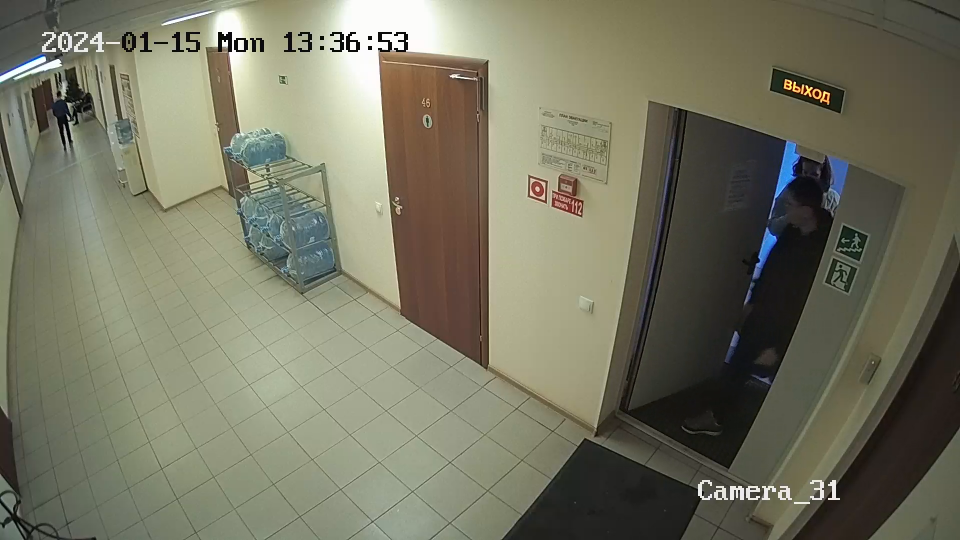
#> input picture frame 27 of 232-video.mp4, 1920 x 1080 px (shown at 1/2 size)
$ python OpticalFlowAnother.py
#> lines starting #> are read from the running program, lines starting #| are printed output that depends on the picture; after the words box and inside, x2 and y2 are one past the last pixel; in counts of white or black regions, pixels touching at a corner belong together
import numpy as np
import cv2
import time

#Задание параметров для алгоритма


lk_params = dict(winSize=(15, 15),
                 maxLevel=1,
                 criteria=(cv2.TERM_CRITERIA_EPS | cv2.TERM_CRITERIA_COUNT, 10, 0.03))

feature_params = dict(maxCorners=30,
                      qualityLevel=0.1,
                      minDistance=10,
                      blockSize=5)

trajectory_len = 400
detect_interval = 2
trajectories = []
frame_idx = 0

cap = cv2.VideoCapture('232-video.mp4')
_, frame = cap.read()
#> frame is the input picture: shape (1080, 1920, 3); mean B, G, R 98.1, 117.2, 117.7
gray = cv2.cvtColor(frame, cv2.COLOR_BGR2GRAY)
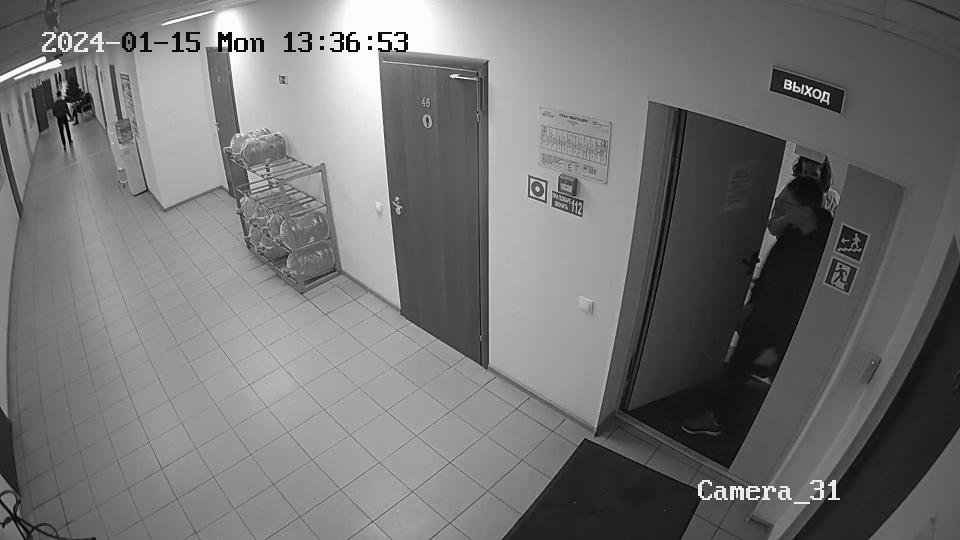
#> gray: shape (1080, 1920) (shown at 1/2 size); min 0, max 255, mean 115.2
gray = cv2.GaussianBlur(gray, (25,25),0)
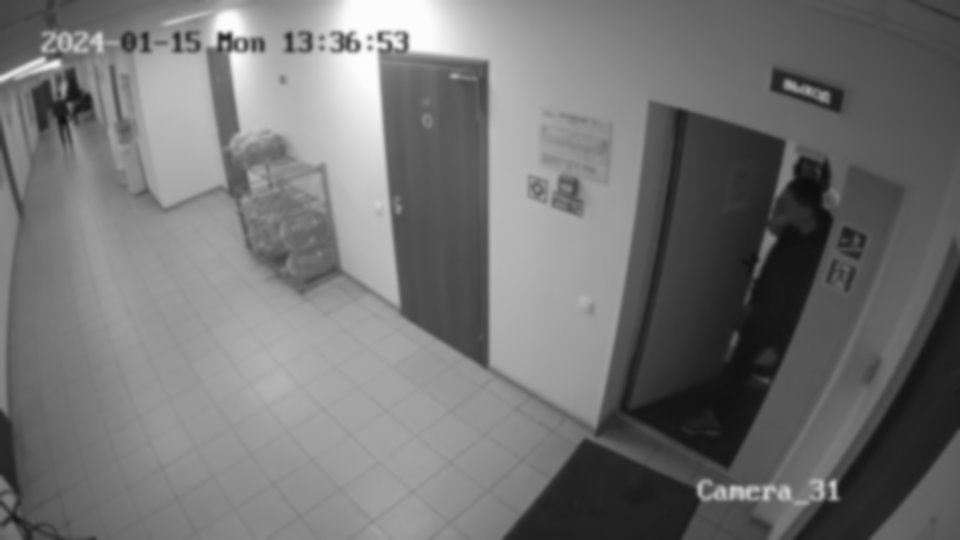
#> gray: shape (1080, 1920) (shown at 1/2 size); min 12, max 253, mean 115.2
previous_frame = gray

motion_threshold = 20
while True:

    # start time to calculate FPS
    start = time.time()

    _, frame = cap.read()
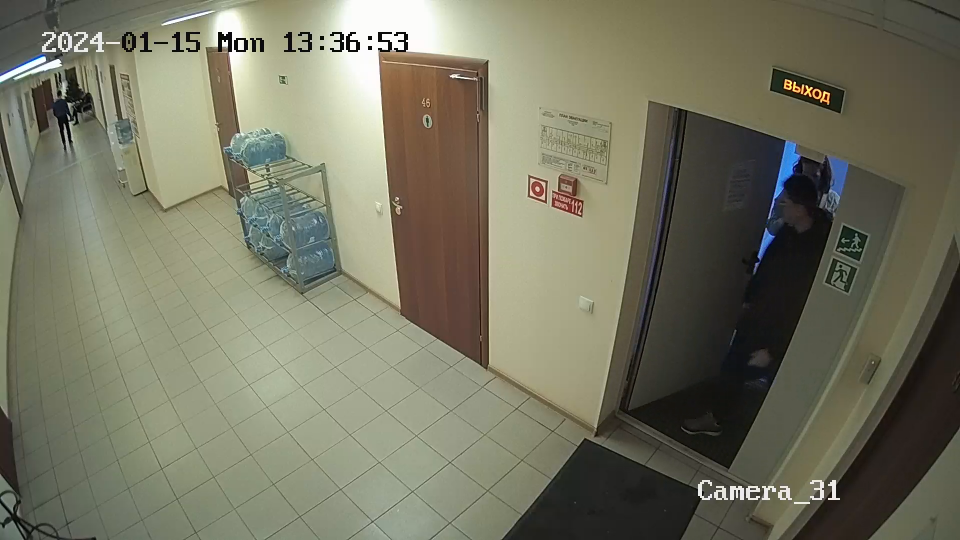
#> input picture frame 28 of 232-video.mp4, 1920 x 1080 px (shown at 1/2 size)
#> frame is the input picture: shape (1080, 1920, 3); mean B, G, R 97.9, 117, 117.6
    gray = cv2.cvtColor(frame, cv2.COLOR_BGR2GRAY)
    gray = cv2.GaussianBlur(gray, (25,25),0)

    frame_diff = cv2.absdiff(previous_frame,gray)
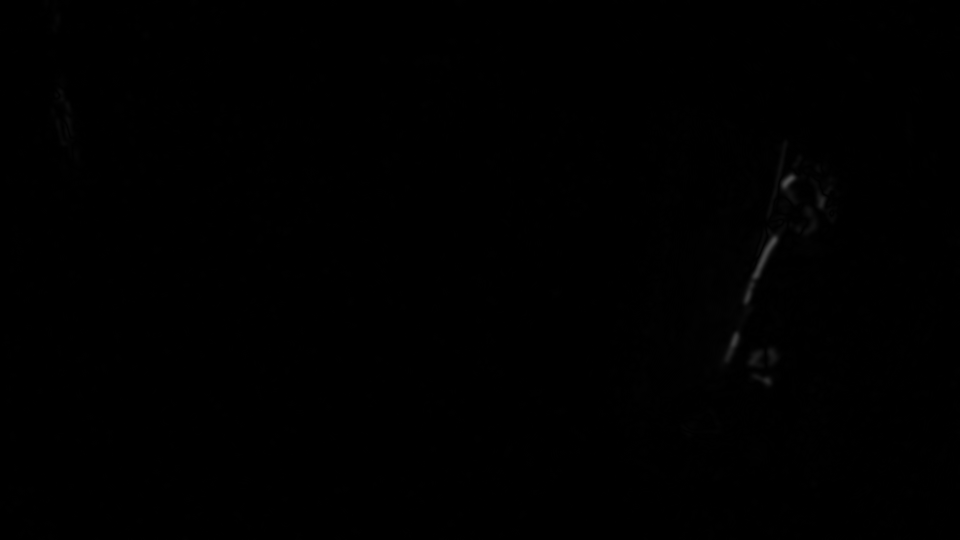
#> frame_diff: shape (1080, 1920) (shown at 1/2 size); min 0, max 77, mean 0.3

    _,threshold = cv2.threshold(frame_diff, motion_threshold, 255, cv2.THRESH_BINARY)
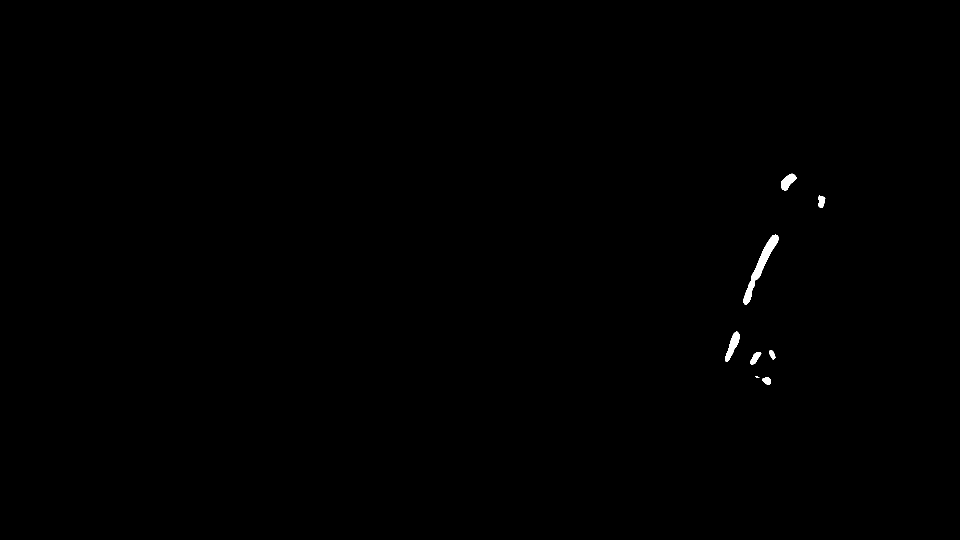
#> threshold: shape (1080, 1920) (shown at 1/2 size); 0.21% white; 8 white regions

    countours, _ = cv2.findContours(threshold, cv2.RETR_EXTERNAL, cv2.CHAIN_APPROX_SIMPLE)
#> countours = 8 contours, 1 with area under 20; largest, box (x1, y1, x2, y2) and area: (1487, 469, 1557, 609) 1944, (1450, 663, 1479, 723) 694, (1562, 347, 1593, 381) 562, (1500, 704, 1523, 729) 268, (1637, 391, 1651, 416) 230, (1524, 755, 1542, 770) 166, (1538, 700, 1551, 720) 130

    for countour in countours:
        if cv2.contourArea(countour) < 500:
            continue
        (x, y, w, h) = cv2.boundingRect(countour)
        cv2.rectangle(frame, (x, y), (x + w, y + h), (0, 255, 0), 2)
#> this loop made 8 passes
#> (x, y, w, h) on passes 5, 6, 8: (1450, 663, 29, 60), (1487, 469, 70, 140), (1562, 347, 31, 34)
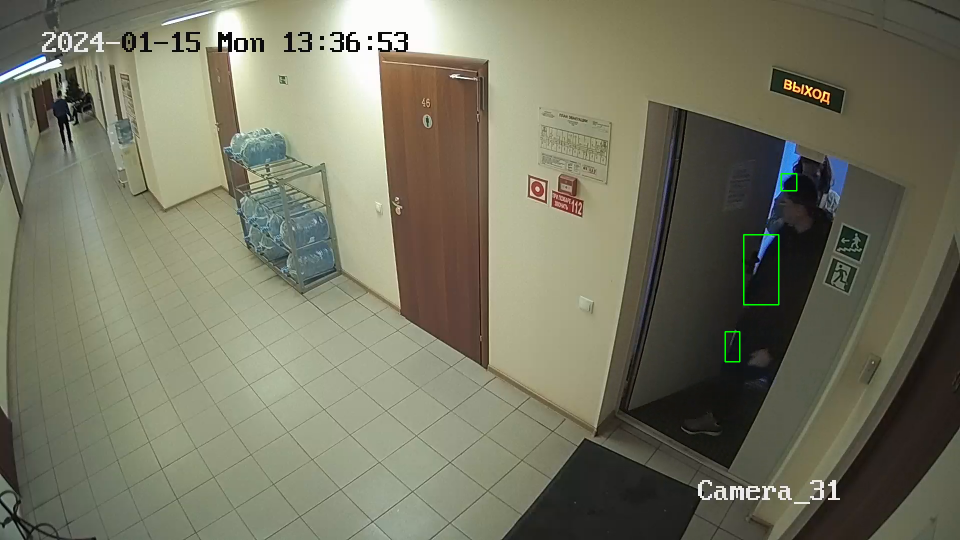
#> frame: shape (1080, 1920, 3) (shown at 1/2 size); 0.1% of pixels changed, all inside (x1, y1, x2, y2) = (1449, 346, 1595, 725)

    img = frame.copy()
    if len(trajectories) > 0:
        img0, img1 = prev_gray, gray
        p0 = np.float32([trajectory[-1] for trajectory in trajectories]).reshape(-1, 1, 2)
        p1, _st, _err = cv2.calcOpticalFlowPyrLK(img0, img1, p0, None, **lk_params)
        p0r, _st, _err = cv2.calcOpticalFlowPyrLK(img1, img0, p1, None, **lk_params)
        d = abs(p0 - p0r).reshape(-1, 2).max(-1)
        good = d < 1

        new_trajectories = []

        for trajectory, (x, y), good_flag in zip(trajectories, p1.reshape(-1, 2), good):
            if not good_flag:
                continue
            trajectory.append((x, y))
            if len(trajectory) > trajectory_len:
                del trajectory[0]
            new_trajectories.append(trajectory)
            cv2.circle(img, (int(x), int(y)), 2, (0, 0, 255), -1)

        trajectories = new_trajectories

        cv2.polylines(img, [np.int32(trajectory) for trajectory in trajectories], False, (0, 255, 0))
        cv2.putText(img, 'track count: %d' % len(trajectories), (20, 50), cv2.FONT_HERSHEY_PLAIN, 1, (0, 255, 0), 2)

    if frame_idx % detect_interval == 0:
        mask = np.zeros_like(gray)
        mask[:] = 255

        for x, y in [np.int32(trajectory[-1]) for trajectory in trajectories]:
            cv2.circle(mask, (x, y), 5, 0, -1)
#> mask: shape (1080, 1920); every value is 255

        p = cv2.goodFeaturesToTrack(gray, mask=mask, **feature_params)
#> p = 30 rows, first 8: [459, 69], [440, 69], [706, 88], [467, 77], [763, 67], [763, 80], [475, 99], [699, 99]
        if p is not None:
            for x, y in np.float32(p).reshape(-1, 2):
                trajectories.append([(x, y)])
#> this loop made 30 passes
#> (x, y) on passes 1 to 12: (459, 69), (440, 69), (706, 88), (467, 77), (763, 67), (763, 80), (475, 99), (699, 99), (481, 84), (776, 84), (808, 68), (706, 66)
#> after the loop, trajectories = 30 items

    frame_idx += 1
    prev_gray = gray

    end = time.time()
    fps = 1 / (end - start)

    cv2.putText(img, f"{fps:.2f} FPS", (20, 30), cv2.FONT_HERSHEY_SIMPLEX, 1, (0, 255, 0), 2)
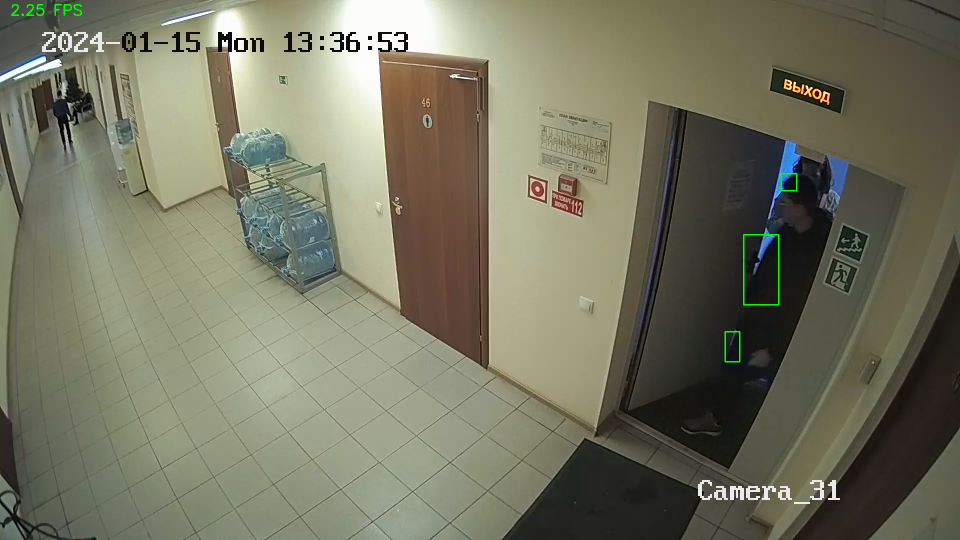
#> img: shape (1080, 1920, 3) (shown at 1/2 size); 0.05% of pixels changed, all inside (x1, y1, x2, y2) = (22, 8, 164, 32)
    cv2.namedWindow('Optical Flow', cv2.WINDOW_NORMAL)
    cv2.resizeWindow('Optical Flow', 700, 700)
    cv2.namedWindow('Mask', cv2.WINDOW_NORMAL)
    cv2.resizeWindow('Mask', 700,700)
    cv2.imshow('Optical Flow', img)
    cv2.imshow('Mask', mask)

    if cv2.waitKey(10) & 0xFF == ord('q'):
#> (key q is pressed here)
        break

cap.release()
cv2.destroyAllWindows()

$ run again, starting later in the video
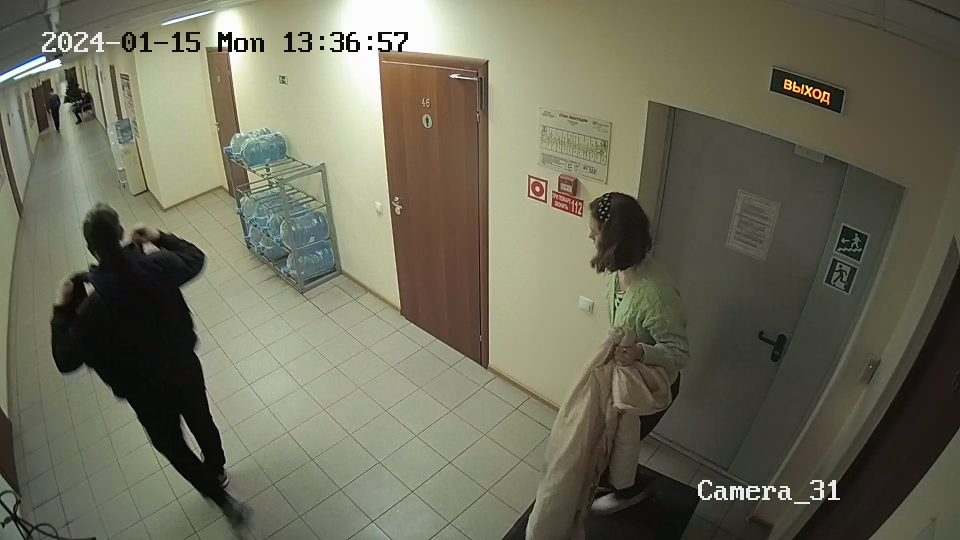
#> input picture frame 123 of 232-video.mp4, 1920 x 1080 px (shown at 1/2 size)
#> frame is the input picture: shape (1080, 1920, 3); mean B, G, R 90.3, 108.5, 109.5
#> `_,threshold = cv2.threshold(frame_diff, motion_threshold, 255, cv2.THR..`:
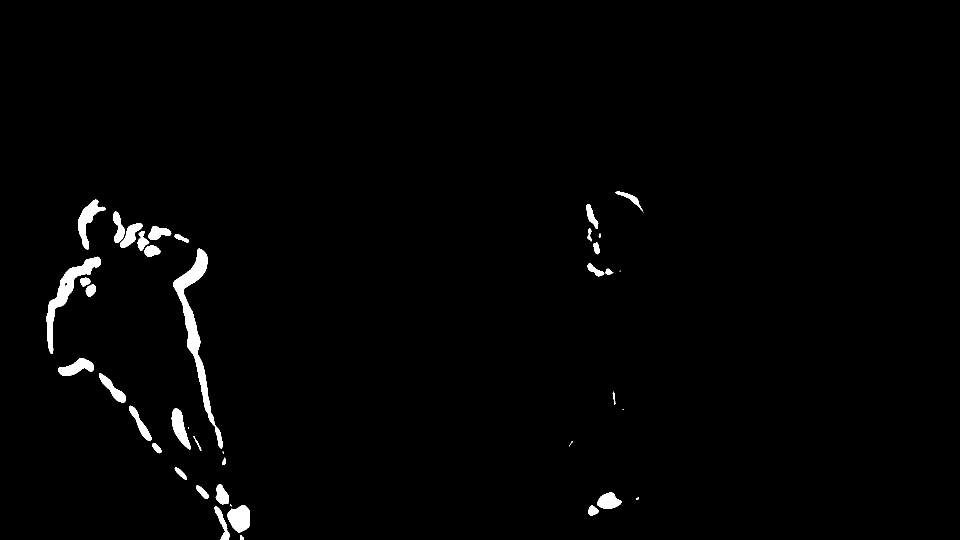
#> threshold: shape (1080, 1920) (shown at 1/2 size); 1.4% white; 45 white regions (11 under 20 px)
#> countours = 45 contours, 12 with area under 20; largest, box (x1, y1, x2, y2) and area: (346, 497, 446, 897) 6246, (93, 513, 202, 708) 3938, (156, 399, 212, 499) 1756, (455, 1010, 500, 1066) 1720, (343, 816, 382, 899) 1430
#> the loop `for countour in countours:` made 45 passes
#> (x, y, w, h) on passes 2, 4, 7, 9, 20, 21, 23, 24: (429, 1012, 31, 68), (455, 1010, 45, 56), (1194, 985, 50, 33), (431, 968, 27, 41), (343, 816, 39, 83), (258, 811, 45, 71), (198, 747, 54, 58), (116, 716, 72, 36)
#> p = 30 rows, first 8: [459, 69], [440, 69], [706, 88], [790, 67], [467, 77], [807, 67], [763, 67], [763, 80]
#> the loop `for x, y in np.float32(p).reshape(-1, 2):` made 30 passes
#> after the loop `for x, y in np.float32(p).reshape(-1, 2):`: trajectories = 30 items
#> `cv2.putText(img, f"{fps:.2f} FPS", (20, 30), cv2.FONT_HERSHEY_SIMPLEX,..`:
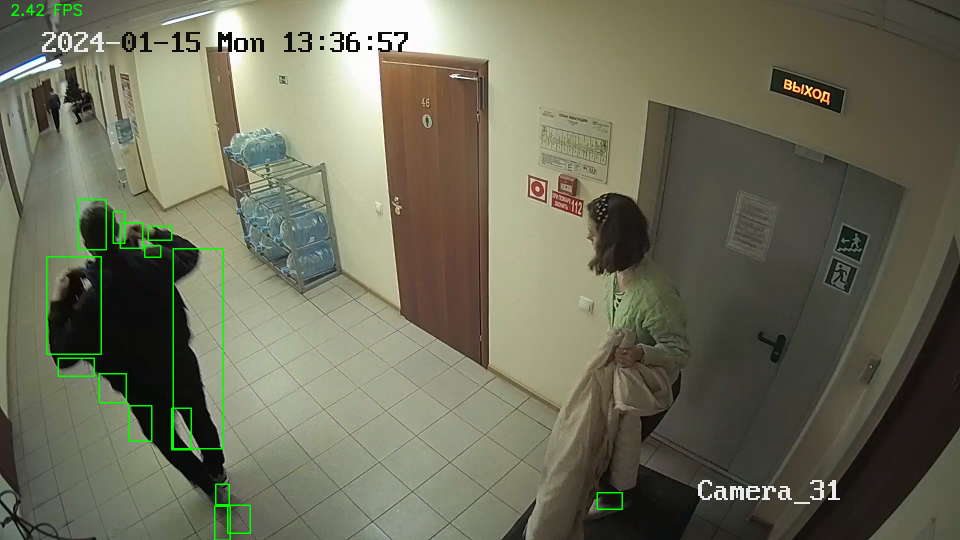
#> img: shape (1080, 1920, 3) (shown at 1/2 size); mean B, G, R 90, 109.7, 109.2
